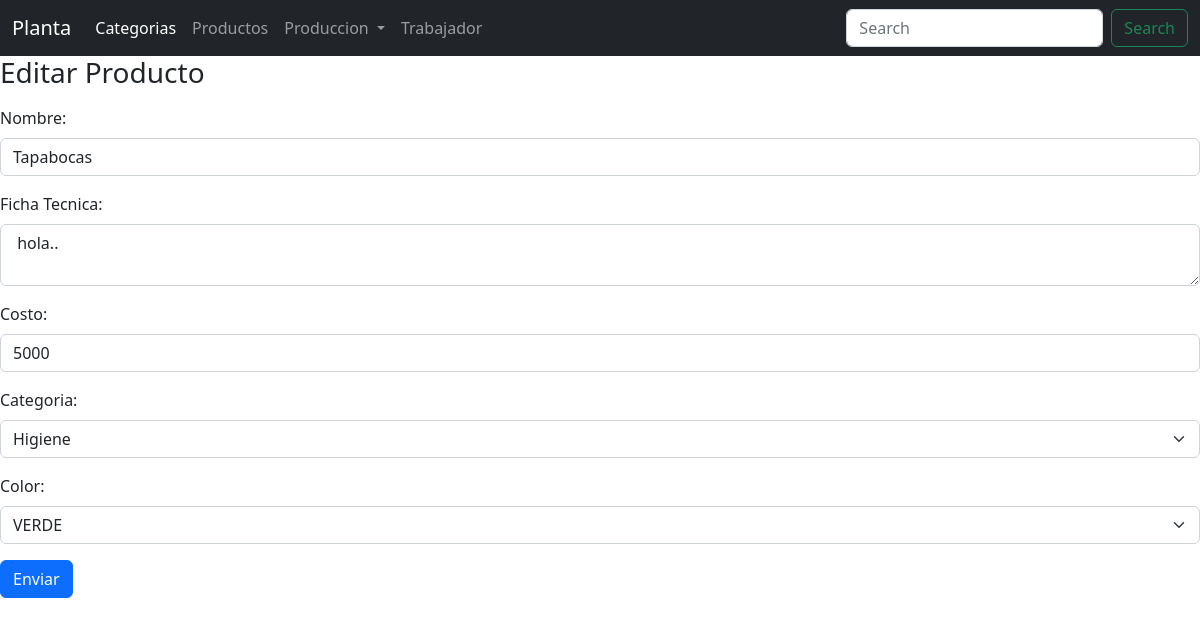
The app's page /planta/formularioEditar/1, older data.
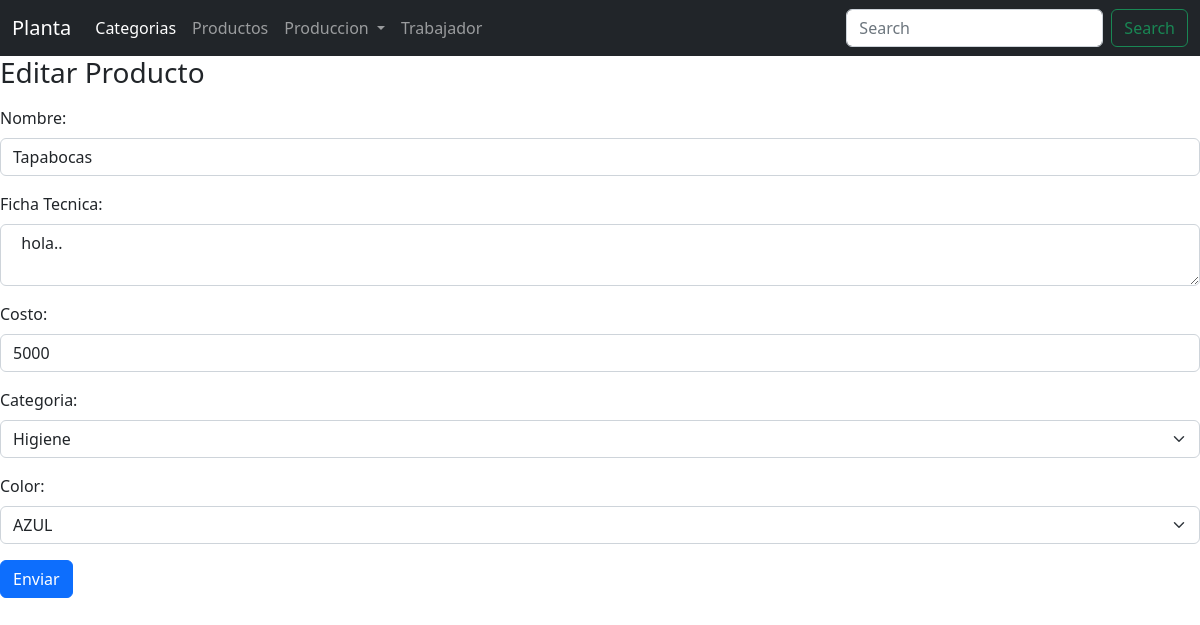
The same page, newer data.
### planta/models.py (models this page shows, shortened)
class Producto(models.Model):
    nombre = models.CharField(max_length=100, unique=True)
    ficha_tecnica= models.TextField()
    costo = models.IntegerField()
    categoria = models.ForeignKey(Categoria,on_delete = models.DO_NOTHING)
    COLOR = (
        ('r','ROJO'),
        ('v','VERDE'),
        ('a','AZUL'),
    )
    color = models.CharField(max_length= 100 ,choices=COLOR, default = 'r')

class Categoria(models.Model):
    nombre = models.CharField(max_length=100)
    desc = models.CharField(max_length=254, null=True, blank=True)

### planta/views.py (the view)
def formularioEditar(request,id):
    p = Producto.objects.get( pk = id )
    q = Categoria.objects.all()
    contexto = {"cat":q, "producto":p}
    return render(request, 'planta/producto/editar_producto.html',contexto)

### planta/templates/planta/producto/editar_producto.html (shortened to what this page needs)
{%extends "planta/base.html"%}
{% load static %}
    {%block contenedor%}
    <h3>Editar Producto</h3>
    <form action="{%url 'planta:actualizarProducto'%}" method="post">
        <div class="mb-3 mt-3">
          <label for="email" class="form-label">Nombre:</label>
          <input type="text" class="form-control" id="" placeholder=" " name="nombre" value = "{{producto.nombre}}">
        </div>
        <div class="mb-3 mt-3">
            <label for="email" class="form-label">Ficha Tecnica:</label>
            <textarea class="form-control" placeholder=" "  name="ficha_tecnica"> {{producto.ficha_tecnica}}</textarea>
          </div>
          <div class="mb-3 mt-3">
            <label for="email" class="form-label">Costo:</label>
            <input type="number" class="form-control" id="" placeholder=" " name="costo" value = "{{producto.costo}}">
          </div>
          <div class="mb-3 mt-3">
            <label for="email" class="form-label">Categoria:</label>
            <select class="form-select" name="categoria">
              {%for c in cat %}
                <option value = "{{c.id}}" {%if producto.categoria.id == c.id %} selected=""{%endif%}>{{c.nombre}} </option>
              {%endfor%}
            </select>
          </div>
          <div class="mb-3 mt-3">
            <label for="" class="form-label">Color:</label>
            <select class="form-select" name="color">
              <option value = "v" {%if producto.color == 'v'%} selected=""{%endif%}>VERDE</option>
              <option value = "a" {%if producto.color == 'a'%} selected=""{%endif%}>AZUL</option>
            </select>
          </div>
        <button type="submit" class="btn btn-primary">Enviar</button>
      </form>
      {%endblock%}

Row changes from the older to the newer data that the page shows:
changed Producto "Tapabocas": color "VERDE" → "AZUL"
